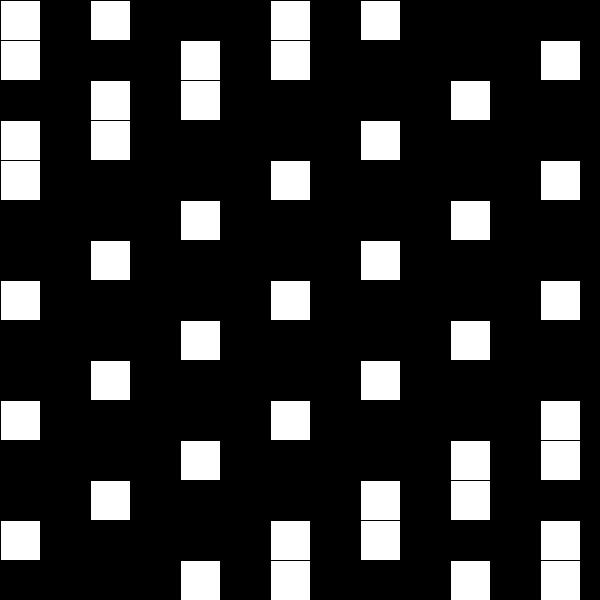
Frame 1 (no input)
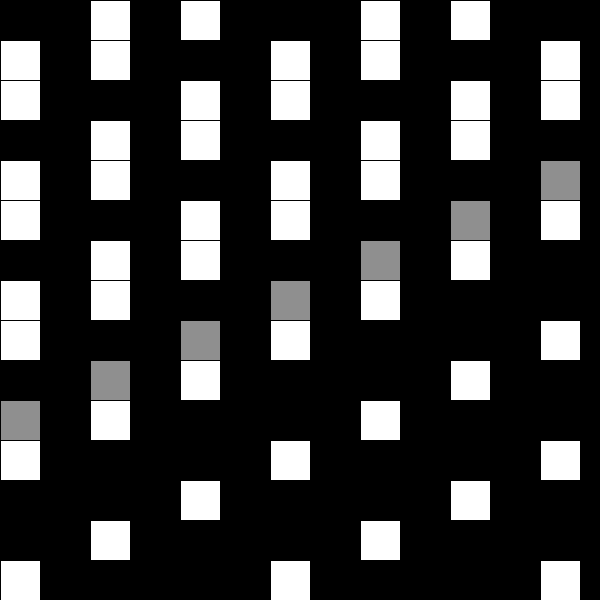
Frame 60 (the mouse pressed at the canvas centre just before this capture)
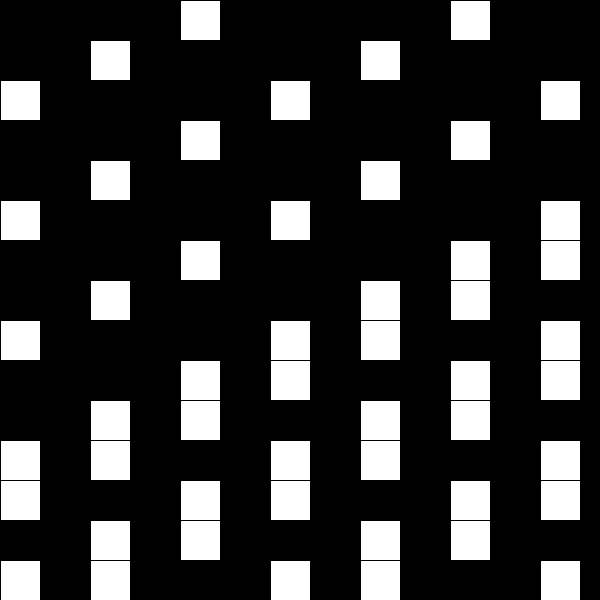
Frame 120 (the mouse held since frame 60 and released just before this capture)

The Processing sketch that drew these frames (run headless with seeded random() and noise(); from frame 60 on, the mouse is pressed at the canvas centre):

// Processing sketch: processing_11735
// ── processing_11735.pde


Cell[][] grid;


int cols = 200;
int rows = 100;

void setup() {
  size(600,600);
  grid = new Cell[cols][rows];
  for (int i = 0; i < cols; i++) {
    for (int j = 0; j < rows; j++) {

      grid[i][j] = new Cell(i*90,j*40,40,80,i+j);
    }
  }
}

void draw() {
  background(0);

  for (int i = 0; i < cols; i++) {
    for (int j = 0; j < rows; j++) {

      grid[i][j].oscillate();
      grid[i][j].display();
    }
  }
}


class Cell {

  float x,y;   
  float w,h;   
  float angle; 


  Cell(float tempX, float tempY, float tempW, float tempH, float tempAngle) {
    x = tempX;
    y = tempY;
    w = tempW;
    h = tempH;
    angle = tempAngle;
  } 
  

  void oscillate() {
    angle += 0.2; 
  }

  void display() {
    stroke(0);

    fill(127*127 * tan(angle));
    rect(x,y,w,h); 
  }
}
